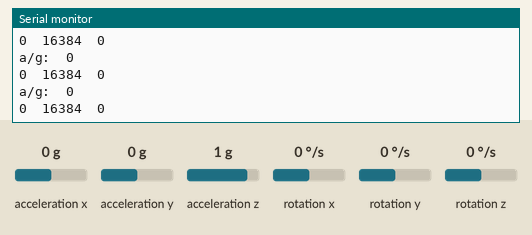
This sketch was run on a simulated Arduino Uno, built with avr-gcc and run on an emulated ATmega328P. Shown: the last lines printed to the serial monitor. The test bench sets the inputs (shaded band); at power-on: acceleration z 1 g, acceleration x 0 g, acceleration y 0 g, rotation x 0 °/s, rotation y 0 °/s, rotation z 0 °/s.

Above: at 1.3 s.
1.4 s: acceleration z set to 0 g
At 2.3 s:
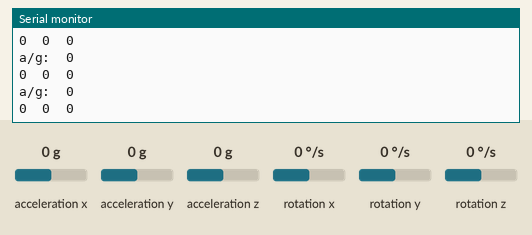
4.4 s: acceleration x set to -1.4 g
At 5.3 s:
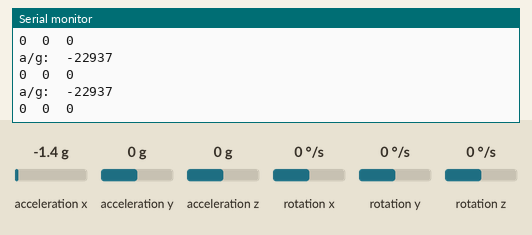
7.4 s: acceleration y set to -1.4 g
At 8.2 s:
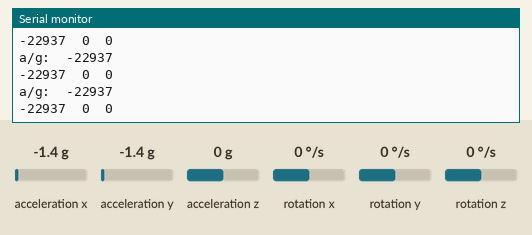
8.9 s: rotation x set to -192 °/s
At 9.9 s:
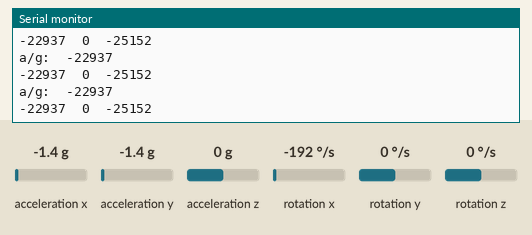
11.9 s: acceleration x set to 0 g
At 12.4 s:
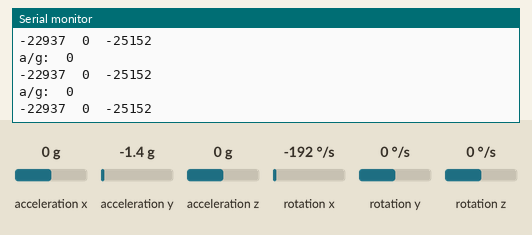

The sketch:

new_gyro.ino
```cpp
#include "MPU6050.h"                 // Подключение библиотеки MPU6050
#include "Wire.h"                    // Подключение библиотеки WireCdev

MPU6050 GY521;                       // Создаем объект, символизирующий модуль датчика
int16_t ax, ay, az;                  // Переменные для хранения значений акселерометра
int16_t gx, gy, gz;                  // Переменные для хранения значений гироскоп

void setup()
{
Wire.begin();                         // Инициализация Wire
Serial.begin(9600);                  // Инициализация последовательного порта
Serial.println("Initializing I2C devices..."); // Печать текста
GY521.initialize();                   // Инициализация MPU
delay(100);                           // Пауза

}
void loop()
{
GY521.getMotion6(&ax, &ay, &az, &gx, &gy, &gz); // Чтение значений гироскопа и акселерометра

// вывод значений в монитор
Serial.print("a/g:\t");
Serial.print(ax); Serial.println("\t");
Serial.print(ay); Serial.print("\t");
Serial.print(az); Serial.print("\t");
Serial.print(gx); Serial.println("\t");
//Serial.print(gy); Serial.print("\t");
//Serial.println(gz);
delay(50);
}
```

Measured:
- after the input at 1.4 s, the serial monitor: prints a new line at once (image 1)
- after the input at 4.4 s, the serial monitor: prints a new line after 0.05 s (image 2)
- after the input at 7.4 s, the serial monitor: prints a new line after 0.06 s (image 3)
- after the input at 8.9 s, the serial monitor: prints a new line at once (image 4)
- after the input at 11.9 s, the serial monitor: prints a new line at once (image 5)
